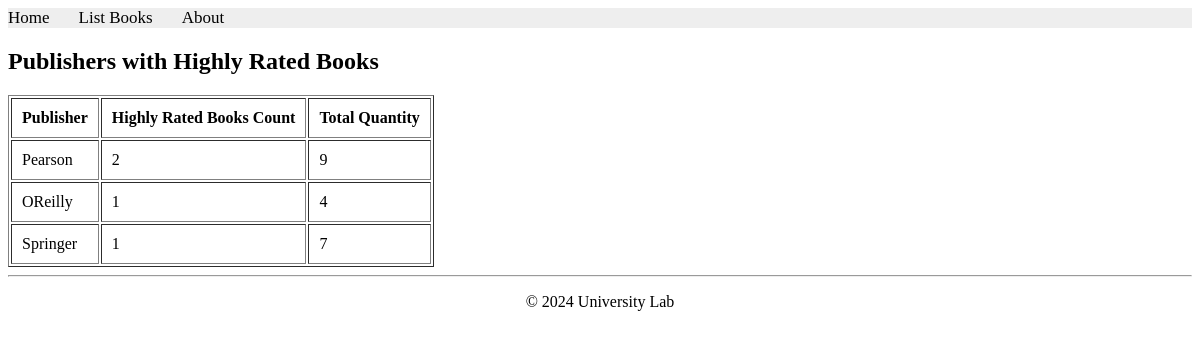
Page /books/lab9/task5/ on the committed database.
### apps/bookmodule/models.py (models this page shows)
class Publisher(models.Model):
    name = models.CharField(max_length=200)
    location = models.CharField(max_length=300)

### apps/bookmodule/views.py (the view)
# urls.py: path('lab9/task5/', views.lab9_task5, name="lab9_task5"),
def lab9_task5(request):
    from django.db.models import Count, Sum, Q
    publishers = Publisher.objects.annotate(
        high_rated_count=Count('book', filter=Q(book__rating__gte=4)),
        high_rated_quantity=Sum('book__quantity', filter=Q(book__rating__gte=4))
    )
    return render(request, 'bookmodule/lab9_task5.html', {'publishers': publishers})

### apps/templates/bookmodule/lab9_task5.html (shortened to what this page needs)
{% extends "layouts/base.html" %}
{% block content %}
<h2>Publishers with Highly Rated Books</h2>
<table border="1" cellpadding="10">
    <tr>
        <th>Publisher</th>
        <th>Highly Rated Books Count</th>
        <th>Total Quantity</th>
    </tr>
    {% for pub in publishers %}
    <tr>
        <td>{{ pub.name }}</td>
        <td>{{ pub.high_rated_count }}</td>
        <td>{{ pub.high_rated_quantity }}</td>
    </tr>
    {% endfor %}
</table>
{% endblock %}

### rows in the picture
Publisher: name "Pearson", high_rated_count "2", high_rated_quantity "9"
Publisher: name "OReilly", high_rated_count "1", high_rated_quantity "4"
Publisher: name "Springer", high_rated_count "1", high_rated_quantity "7"
